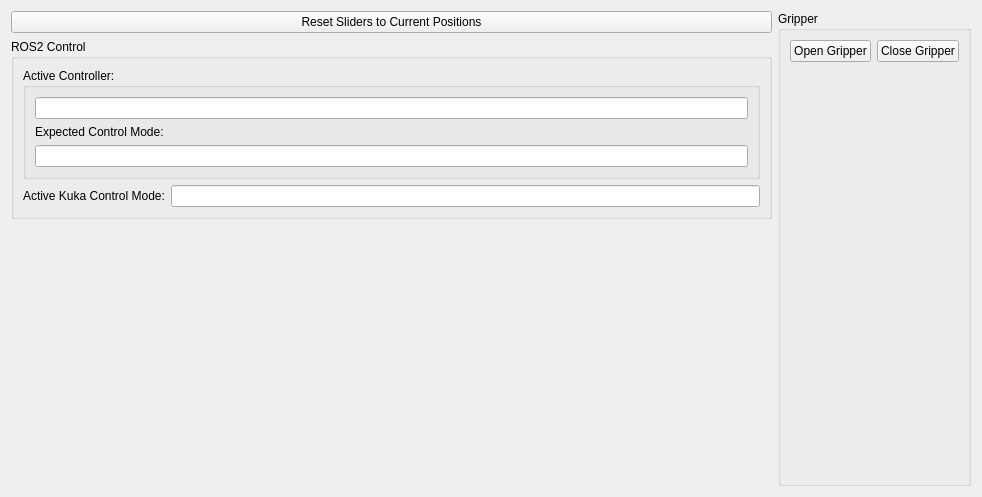
<?xml version="1.0" encoding="UTF-8"?>
<ui version="4.0">
 <class>ArmWidget</class>
 <widget class="QWidget" name="ArmWidget">
  <property name="geometry">
   <rect>
    <x>0</x>
    <y>0</y>
    <width>982</width>
    <height>497</height>
   </rect>
  </property>
  <property name="windowTitle">
   <string>Form</string>
  </property>
  <layout class="QHBoxLayout" name="horizontalLayout_3">
   <item>
    <layout class="QVBoxLayout" name="arm_layout">
     <property name="spacing">
      <number>1</number>
     </property>
    </layout>
   </item>
   <item>
    <layout class="QVBoxLayout" name="verticalLayout_2">
     <item>
      <widget class="QPushButton" name="reset_sliders_button">
       <property name="text">
        <string>Reset Sliders to Current Positions</string>
       </property>
      </widget>
     </item>
     <item>
      <widget class="QGroupBox" name="quick_control_mode_group">
       <property name="title">
        <string>ROS2 Control</string>
       </property>
       <layout class="QVBoxLayout" name="verticalLayout">
        <item>
         <widget class="QGroupBox" name="groupBox">
          <property name="title">
           <string>Active Controller:</string>
          </property>
          <layout class="QVBoxLayout" name="verticalLayout_4">
           <item>
            <widget class="QLineEdit" name="active_controller_edit">
             <property name="enabled">
              <bool>true</bool>
             </property>
             <property name="readOnly">
              <bool>true</bool>
             </property>
            </widget>
           </item>
           <item>
            <widget class="QLabel" name="label_4">
             <property name="text">
              <string>Expected Control Mode:</string>
             </property>
            </widget>
           </item>
           <item>
            <widget class="QLineEdit" name="expected_control_mode_edit">
             <property name="enabled">
              <bool>true</bool>
             </property>
             <property name="readOnly">
              <bool>true</bool>
             </property>
            </widget>
           </item>
          </layout>
         </widget>
        </item>
        <item>
         <layout class="QHBoxLayout" name="horizontalLayout_2">
          <item>
           <widget class="QLabel" name="label_2">
            <property name="text">
             <string>Active Kuka Control Mode:</string>
            </property>
           </widget>
          </item>
          <item>
           <widget class="QLineEdit" name="active_control_mode_edit">
            <property name="readOnly">
             <bool>true</bool>
            </property>
           </widget>
          </item>
         </layout>
        </item>
       </layout>
      </widget>
     </item>
     <item>
      <spacer name="verticalSpacer_2">
       <property name="orientation">
        <enum>Qt::Vertical</enum>
       </property>
       <property name="sizeHint" stdset="0">
        <size>
         <width>20</width>
         <height>40</height>
        </size>
       </property>
      </spacer>
     </item>
    </layout>
   </item>
   <item>
    <widget class="QGroupBox" name="gripper_group">
     <property name="title">
      <string>Gripper</string>
     </property>
     <layout class="QVBoxLayout" name="verticalLayout_3">
      <item>
       <layout class="QHBoxLayout" name="gripper_buttons_layout">
        <item>
         <widget class="QPushButton" name="open_gripper_button">
          <property name="text">
           <string>Open Gripper</string>
          </property>
         </widget>
        </item>
        <item>
         <widget class="QPushButton" name="close_gripper_button">
          <property name="text">
           <string>Close Gripper</string>
          </property>
         </widget>
        </item>
       </layout>
      </item>
      <item>
       <layout class="QVBoxLayout" name="fingers_layout"/>
      </item>
      <item>
       <spacer name="verticalSpacer">
        <property name="orientation">
         <enum>Qt::Vertical</enum>
        </property>
        <property name="sizeHint" stdset="0">
         <size>
          <width>20</width>
          <height>40</height>
         </size>
        </property>
       </spacer>
      </item>
     </layout>
    </widget>
   </item>
  </layout>
 </widget>
 <resources/>
 <connections/>
</ui>
